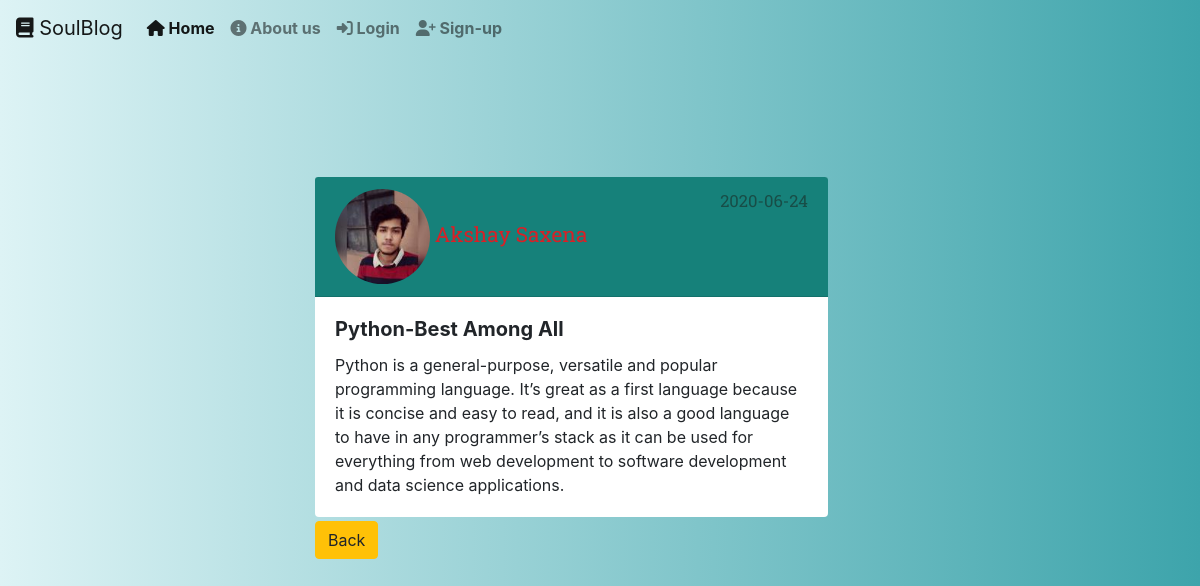
/post/1, run on the app's committed database.
### Flask_Projects/models.py (models this page shows, shortened)
class User(db.Model,UserMixin):
    id=db.Column(db.Integer,primary_key=True)
    username=db.Column(db.String(30),unique=True,nullable=False)
    email=db.Column(db.String(130),unique=True,nullable=False)
    password=db.Column(db.String(30),unique=True,nullable=False)
    img_file=db.Column(db.String(30),nullable=False,default='def.png')
    posts=db.relationship('Post',backref='author',lazy=True)

class Post(db.Model):
    id = db.Column(db.Integer, primary_key=True)
    title=db.Column(db.String(30),nullable=False)
    date_post=db.Column(db.DateTime,nullable=False,default=datetime.utcnow)
    content=db.Column(db.Text,nullable=False)
    user_id=db.Column(db.Integer,db.ForeignKey('user.id'),nullable=False)

### Flask_Projects/posts/routes.py (the view)
@posts.route("/post/<int:post_id>")
def post(post_id):
    post=Post.query.get_or_404(post_id) #return not found
    return render_template('post.html',title=post.title,post=post)

### Flask_Projects/templates/post.html (shortened to what this page needs)
{% extends "base.html" %}
{% block content %}
<div class="container-fluid post-cont-css">
  <div class="card">
        <div class="card-header">
          <img class="article-img"  src="{{ url_for('static', filename='profilepic/' + post.author.img_file) }}">
          <a class="mr-2" id="name-link" href="{{ url_for('users.userposts', username=post.author.username) }}">{{ post.author.username }}</a>
          <small class="text-muted"><span id="time-css">{{ post.date_post.strftime('%Y-%m-%d') }}</span></small>
        </div>
        <div class="card-body">
          <h5 class="card-title"><b>{{post.title}}</b></h5>
          <p class="card-text" >{{post.content}}</p>
        </div>
      </div>
      <a class="btn btn-warning btn-md mt-1 mb-1" href="{{ url_for('main.homepage') }}">Back</a>
      <div>
        <br>
      </div>
  </div>
{% endblock content %}

### Flask_Projects/static/base.css (style rules this page uses)
.card { width: 50%; }
.article-img { border-radius: 50%; width: 20%; }

### Flask_Projects/templates/post.html (style rules this page uses)
.post-cont-css { width: 50%; margin-top: 10%; }
.card { width: 90%; border: 0px; }
.card-header { font-family:'Roboto Slab', serif; background-color:#16817a; font-size: 130%; }
.article-img { border-radius: 50%; }
.card-text { white-space: pre-wrap; }
#name-link { color: #d92027; }
#time-css { color: #184d47; float: right; }

### Flask_Projects/templates/base.html (style rules this page uses)
body { background-image:linear-gradient(90deg,#ddf3f5,#3da4ab); }

### data on the page
User: img_file (picture)
Post: date_post "2020-06-24", title "Python-Best Among All", content "Python is a general-purpose, versatile and popular programming language. It’s great as a first language because it is concise and easy to read, and it is also a good language to have in any programmer’s stack as it can be used for everything from web development to software development and data science applications."
